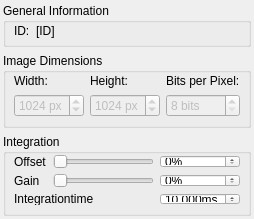
<?xml version="1.0" encoding="UTF-8"?>
<ui version="4.0">
 <class>DockWidgetFileGrabber</class>
 <widget class="QWidget" name="DockWidgetFileGrabber">
  <property name="geometry">
   <rect>
    <x>0</x>
    <y>0</y>
    <width>231</width>
    <height>219</height>
   </rect>
  </property>
  <property name="minimumSize">
   <size>
    <width>0</width>
    <height>219</height>
   </size>
  </property>
  <property name="windowTitle">
   <string>Form</string>
  </property>
  <layout class="QGridLayout" name="gridLayout_3">
   <property name="margin">
    <number>3</number>
   </property>
   <item row="0" column="0">
    <widget class="QGroupBox" name="groupBox">
     <property name="sizePolicy">
      <sizepolicy hsizetype="Preferred" vsizetype="Minimum">
       <horstretch>0</horstretch>
       <verstretch>0</verstretch>
      </sizepolicy>
     </property>
     <property name="title">
      <string>General Information</string>
     </property>
     <layout class="QGridLayout" name="gridLayout">
      <property name="leftMargin">
       <number>8</number>
      </property>
      <property name="topMargin">
       <number>1</number>
      </property>
      <property name="rightMargin">
       <number>8</number>
      </property>
      <property name="bottomMargin">
       <number>6</number>
      </property>
      <item row="0" column="0">
       <widget class="QLabel" name="label_2">
        <property name="text">
         <string>ID:</string>
        </property>
       </widget>
      </item>
      <item row="0" column="1">
       <widget class="QLabel" name="lblID">
        <property name="sizePolicy">
         <sizepolicy hsizetype="Expanding" vsizetype="Preferred">
          <horstretch>0</horstretch>
          <verstretch>0</verstretch>
         </sizepolicy>
        </property>
        <property name="text">
         <string>[ID]</string>
        </property>
       </widget>
      </item>
     </layout>
    </widget>
   </item>
   <item row="1" column="0">
    <widget class="QGroupBox" name="groupBox_2">
     <property name="sizePolicy">
      <sizepolicy hsizetype="Preferred" vsizetype="Preferred">
       <horstretch>0</horstretch>
       <verstretch>0</verstretch>
      </sizepolicy>
     </property>
     <property name="title">
      <string>Image Dimensions</string>
     </property>
     <layout class="QGridLayout" name="gridLayout_2">
      <property name="leftMargin">
       <number>8</number>
      </property>
      <property name="topMargin">
       <number>1</number>
      </property>
      <property name="rightMargin">
       <number>8</number>
      </property>
      <property name="bottomMargin">
       <number>8</number>
      </property>
      <item row="0" column="0">
       <widget class="QLabel" name="label_3">
        <property name="text">
         <string>Width:</string>
        </property>
       </widget>
      </item>
      <item row="0" column="1">
       <widget class="QLabel" name="label_4">
        <property name="text">
         <string>Height:</string>
        </property>
       </widget>
      </item>
      <item row="0" column="2">
       <widget class="QLabel" name="label_5">
        <property name="text">
         <string>Bits per Pixel:</string>
        </property>
       </widget>
      </item>
      <item row="1" column="0">
       <widget class="QSpinBox" name="spinWidth">
        <property name="enabled">
         <bool>false</bool>
        </property>
        <property name="suffix">
         <string> px</string>
        </property>
        <property name="minimum">
         <number>1</number>
        </property>
        <property name="maximum">
         <number>2048</number>
        </property>
        <property name="value">
         <number>1024</number>
        </property>
       </widget>
      </item>
      <item row="1" column="1">
       <widget class="QSpinBox" name="spinHeight">
        <property name="enabled">
         <bool>false</bool>
        </property>
        <property name="suffix">
         <string> px</string>
        </property>
        <property name="minimum">
         <number>1</number>
        </property>
        <property name="maximum">
         <number>2048</number>
        </property>
        <property name="value">
         <number>1024</number>
        </property>
       </widget>
      </item>
      <item row="1" column="2">
       <widget class="QSpinBox" name="spinBpp">
        <property name="enabled">
         <bool>false</bool>
        </property>
        <property name="suffix">
         <string> bits</string>
        </property>
        <property name="minimum">
         <number>8</number>
        </property>
        <property name="maximum">
         <number>64</number>
        </property>
        <property name="value">
         <number>8</number>
        </property>
       </widget>
      </item>
     </layout>
    </widget>
   </item>
   <item row="2" column="0">
    <widget class="QGroupBox" name="groupBox_3">
     <property name="title">
      <string>Integration</string>
     </property>
     <layout class="QGridLayout" name="gridLayout_4">
      <property name="leftMargin">
       <number>8</number>
      </property>
      <property name="topMargin">
       <number>1</number>
      </property>
      <property name="rightMargin">
       <number>8</number>
      </property>
      <property name="bottomMargin">
       <number>8</number>
      </property>
      <item row="0" column="0">
       <widget class="QLabel" name="label_offset">
        <property name="text">
         <string>Offset</string>
        </property>
       </widget>
      </item>
      <item row="0" column="1">
       <widget class="QSlider" name="horizontalSlider_offset">
        <property name="maximum">
         <number>100</number>
        </property>
        <property name="tracking">
         <bool>false</bool>
        </property>
        <property name="orientation">
         <enum>Qt::Horizontal</enum>
        </property>
       </widget>
      </item>
      <item row="0" column="2">
       <widget class="QSpinBox" name="spinBox_offset">
        <property name="suffix">
         <string>%</string>
        </property>
        <property name="minimum">
         <number>0</number>
        </property>
        <property name="maximum">
         <number>100</number>
        </property>
       </widget>
      </item>
      <item row="1" column="0">
       <widget class="QLabel" name="label_gain">
        <property name="text">
         <string>Gain</string>
        </property>
       </widget>
      </item>
      <item row="1" column="1">
       <widget class="QSlider" name="horizontalSlider_gain">
        <property name="maximum">
         <number>100</number>
        </property>
        <property name="tracking">
         <bool>false</bool>
        </property>
        <property name="orientation">
         <enum>Qt::Horizontal</enum>
        </property>
       </widget>
      </item>
      <item row="1" column="2">
       <widget class="QSpinBox" name="spinBox_gain">
        <property name="suffix">
         <string>%</string>
        </property>
        <property name="minimum">
         <number>0</number>
        </property>
        <property name="maximum">
         <number>100</number>
        </property>
       </widget>
      </item>
      <item row="2" column="0" colspan="2">
       <widget class="QLabel" name="label_integration_time">
        <property name="text">
         <string>Integrationtime</string>
        </property>
       </widget>
      </item>
      <item row="2" column="2">
       <widget class="QDoubleSpinBox" name="doubleSpinBox_integration_time">
        <property name="prefix">
         <string/>
        </property>
        <property name="suffix">
         <string>ms</string>
        </property>
        <property name="decimals">
         <number>3</number>
        </property>
        <property name="minimum">
         <double>0.005000000000000</double>
        </property>
        <property name="maximum">
         <double>65.000000000000000</double>
        </property>
        <property name="singleStep">
         <double>0.001000000000000</double>
        </property>
        <property name="value">
         <double>10.000000000000000</double>
        </property>
       </widget>
      </item>
     </layout>
    </widget>
   </item>
   <item row="3" column="0">
    <spacer name="verticalSpacer">
     <property name="orientation">
      <enum>Qt::Vertical</enum>
     </property>
     <property name="sizeHint" stdset="0">
      <size>
       <width>20</width>
       <height>40</height>
      </size>
     </property>
    </spacer>
   </item>
  </layout>
 </widget>
 <resources/>
 <connections>
  <connection>
   <sender>horizontalSlider_offset</sender>
   <signal>valueChanged(int)</signal>
   <receiver>spinBox_offset</receiver>
   <slot>setValue(int)</slot>
   <hints>
    <hint type="sourcelabel">
     <x>130</x>
     <y>204</y>
    </hint>
    <hint type="destinationlabel">
     <x>254</x>
     <y>214</y>
    </hint>
   </hints>
  </connection>
  <connection>
   <sender>horizontalSlider_gain</sender>
   <signal>valueChanged(int)</signal>
   <receiver>spinBox_gain</receiver>
   <slot>setValue(int)</slot>
   <hints>
    <hint type="sourcelabel">
     <x>112</x>
     <y>236</y>
    </hint>
    <hint type="destinationlabel">
     <x>257</x>
     <y>240</y>
    </hint>
   </hints>
  </connection>
  <connection>
   <sender>spinBox_offset</sender>
   <signal>valueChanged(int)</signal>
   <receiver>horizontalSlider_offset</receiver>
   <slot>setValue(int)</slot>
   <hints>
    <hint type="sourcelabel">
     <x>229</x>
     <y>200</y>
    </hint>
    <hint type="destinationlabel">
     <x>161</x>
     <y>207</y>
    </hint>
   </hints>
  </connection>
  <connection>
   <sender>spinBox_gain</sender>
   <signal>valueChanged(int)</signal>
   <receiver>horizontalSlider_gain</receiver>
   <slot>setValue(int)</slot>
   <hints>
    <hint type="sourcelabel">
     <x>255</x>
     <y>234</y>
    </hint>
    <hint type="destinationlabel">
     <x>128</x>
     <y>239</y>
    </hint>
   </hints>
  </connection>
 </connections>
</ui>
